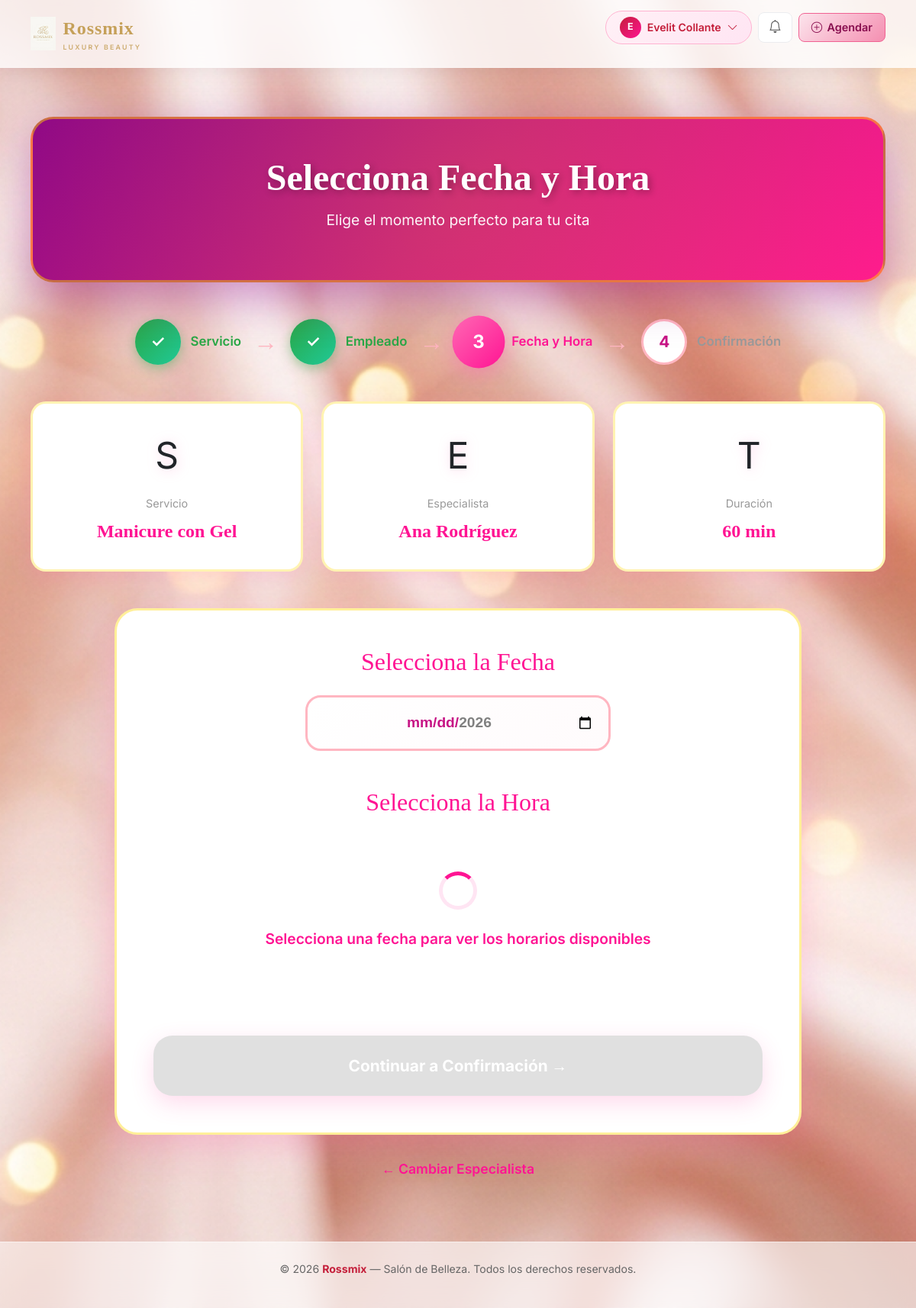
The app's page /citas/agendar/paso3/2/2 (signed in) with its own data.
### app/models/servicio.py (models this page shows, shortened)
class Servicio(db.Model):
    __tablename__ = 'servicios'
    id_servicio = db.Column(db.Integer, primary_key=True)
    nombre_servicio = db.Column(db.String(100), nullable=False)
    descripcion = db.Column(db.Text)
    precio_total = db.Column(db.Numeric(10, 2), nullable=False)
    duracion_minutos = db.Column(db.Integer, nullable=False)
    activo = db.Column(db.Boolean, default=True)
    citas = db.relationship('Cita', backref='servicio', lazy=True)
    empleados = db.relationship('Empleado', secondary='empleado_servicios', backref='servicios')

### app/models/empleado.py (models this page shows, shortened)
class Empleado(db.Model):
    __tablename__ = 'empleados'
    id_empleado = db.Column(db.Integer, primary_key=True)
    nombre = db.Column(db.String(100), nullable=False)
    especialidad = db.Column(db.String(100))
    activo = db.Column(db.Boolean, default=True)
    fecha_registro = db.Column(db.DateTime, default=datetime.utcnow)
    horarios = db.relationship('HorarioEmpleado', backref='empleado', lazy=True, cascade='all, delete-orphan')
    citas = db.relationship('Cita', backref='empleado', lazy=True)

### app/views/citas.py (the view)
@citas_bp.route('/citas/agendar/paso3/<int:id_servicio>/<int:id_empleado>')
def agendar_paso3(id_servicio, id_empleado):
    if 'usuario_id' not in session:
        flash('Debes iniciar sesión para agendar una cita', 'error')
        return redirect(url_for('auth.login'))
    servicio = Servicio.query.get_or_404(id_servicio)
    empleado = Empleado.query.get_or_404(id_empleado) if id_empleado > 0 else None
    hoy = datetime.now().strftime('%Y-%m-%d')
    max_fecha = (datetime.now() + timedelta(days=90)).strftime('%Y-%m-%d')
    form = SeleccionarHorarioForm(
        id_servicio=servicio.id_servicio,
        id_empleado=empleado.id_empleado if empleado else 0
    )
    return render_template('citas/paso3_fecha_hora.html',
                           servicio=servicio,
                           empleado=empleado,
                           hoy=hoy,
                           max_fecha=max_fecha,
                           form=form)

### app/forms/citas.py
class SeleccionarHorarioForm(FlaskForm):
    id_servicio = HiddenField(validators=[DataRequired()])
    id_empleado = HiddenField(validators=[DataRequired()])
    fecha = HiddenField(validators=[DataRequired()], render_kw={'id': 'fecha-hidden'})
    hora = HiddenField(validators=[DataRequired()], render_kw={'id': 'hora-hidden'})
    submit = SubmitField('Continuar a Confirmación →')

### app/utils/helpers.py (called while the page is built, shortened)
def inject_notificaciones():
    if 'usuario_id' in session:
        try:
            notifs = Notificacion.query.filter_by(
                id_usuario=session['usuario_id']).order_by(
                Notificacion.fecha.desc()).limit(6).all()
            unread = Notificacion.query.filter_by(
                id_usuario=session['usuario_id'], leido=False).count()
            pagos_por_confirmar = 0
            return dict(
                notificaciones=notifs,
                notificaciones_unread=unread,
                pagos_por_confirmar=pagos_por_confirmar,
            )
        except Exception:
            return dict(notificaciones=[], notificaciones_unread=0, pagos_por_confirmar=0)
    return dict(notificaciones=[], notificaciones_unread=0, pagos_por_confirmar=0)

### app/templates/citas/paso3_fecha_hora.html (shortened to what this page needs)
{% extends 'base.html' %}
{% block content %}
<div class="citas-hero">
    <h1>Selecciona Fecha y Hora</h1>
    <p>Elige el momento perfecto para tu cita</p>
</div>
<div class="steps-indicator">
    <div class="step-item step-completed">
        <div class="step-circle">✓</div>
        <div class="step-label">Servicio</div>
    </div>
    <div class="step-arrow">→</div>
    <div class="step-item step-completed">
        <div class="step-circle">✓</div>
        <div class="step-label">Empleado</div>
    </div>
    <div class="step-arrow">→</div>
    <div class="step-item step-active">
        <div class="step-circle">3</div>
        <div class="step-label">Fecha y Hora</div>
    </div>
    <div class="step-arrow">→</div>
    <div class="step-item step-inactive">
        <div class="step-circle">4</div>
        <div class="step-label">Confirmación</div>
    </div>
</div>
<div class="selection-summary">
    <div class="summary-card">
        <div class="summary-icon">S</div>
        <div class="summary-label">Servicio</div>
        <div class="summary-value">{{ servicio.nombre_servicio }}</div>
    </div>
    <div class="summary-card">
        <div class="summary-icon">E</div>
        <div class="summary-label">Especialista</div>
        <div class="summary-value">{{ empleado.nombre if empleado else 'Asignación Automática' }}</div>
    </div>
    <div class="summary-card">
        <div class="summary-icon">T</div>
        <div class="summary-label">Duración</div>
        <div class="summary-value">{{ servicio.duracion_minutos }} min</div>
    </div>
</div>
<div class="datetime-container">
    <div class="date-selector">
        <h3>Selecciona la Fecha</h3>
        <div class="date-input-wrapper">
            <input type="date"
                   id="fecha-cita"
                   min="{{ hoy }}"
                   max="{{ max_fecha }}"
                   required>
        </div>
    </div>
    <div class="time-selector">
        <h3>Selecciona la Hora</h3>
        <div id="horarios-container">
            <div class="loading">
                <div class="loading-spinner"></div>
                <p>Selecciona una fecha para ver los horarios disponibles</p>
            </div>
        </div>
    </div>
    <form method="POST" action="{{ url_for('agendar_paso4') }}" id="form-fecha-hora">
        {{ form.submit(class_='btn-continue', id='btn-continuar', disabled=True) }}
    </form>
</div>
<div class="back-link">
    <a href="{{ url_for('agendar_paso2', id_servicio=servicio.id_servicio) }}">← Cambiar Especialista</a>
</div>
{% endblock %}

### app/templates/citas/paso3_fecha_hora.html (style rules this page uses)
.citas-hero { background: linear-gradient(135deg, #8b008b 0%, #c71585 50%, #ff1493 100%); border-radius: 30px; padding: 3rem 2rem; text-align: center; margin: 2rem 0 3rem 0; box-shadow: 0 20px 60px rgba(139, 0, 139, 0.4); border: 3px solid rgba(255, 215, 0, 0.5); color: white; position: relative; overflow: hidden; }
.citas-hero::before { content: ''; position: absolute; top: -50%; right: -50%; width: 200%; height: 200%; background: radial-gradient(circle, rgba(255, 215, 0, 0.15) 0%, transparent 70%); animation: pulse 4s ease-in-out infinite; }
.citas-hero h1 { font-size: 3rem; font-family: 'Playfair Display', serif; font-weight: 700; margin-bottom: 0.8rem; text-shadow: 3px 3px 10px rgba(0, 0, 0, 0.3); position: relative; z-index: 1; }
.citas-hero p { font-size: 1.2rem; opacity: 0.95; position: relative; z-index: 1; }
.steps-indicator { display: flex; justify-content: center; align-items: center; gap: 1rem; margin: 2rem 0 3rem 0; flex-wrap: wrap; }
.step-item { display: flex; align-items: center; gap: 0.8rem; }
.step-circle { width: 60px; height: 60px; border-radius: 50%; display: flex; align-items: center; justify-content: center; font-weight: 700; font-size: 1.3rem; transition: all 0.3s; }
.step-completed .step-circle { background: linear-gradient(135deg, #28a745, #20c997); color: white; box-shadow: 0 5px 15px rgba(40, 167, 69, 0.4); }
.step-active .step-circle { background: linear-gradient(135deg, #ff69b4, #ff1493); color: white; box-shadow: 0 8px 25px rgba(255, 105, 180, 0.5); transform: scale(1.15); animation: bounce 0.6s ease; }
.step-inactive .step-circle { background: white; color: #c71585; border: 3px solid #ffb6c1; }
.step-label { font-weight: 600; font-size: 1.05rem; }
.step-active .step-label { color: #ff1493; }
.step-completed .step-label { color: #28a745; }
.step-inactive .step-label { color: #999; }
.step-arrow { color: #ffb6c1; font-size: 2rem; }
.selection-summary { display: grid; grid-template-columns: repeat(auto-fit, minmax(250px, 1fr)); gap: 1.5rem; margin: 2rem 0 3rem 0; }
.summary-card { background: white; border-radius: 20px; padding: 2rem; box-shadow: 0 10px 30px rgba(255, 105, 180, 0.2); border: 3px solid rgba(255, 215, 0, 0.3); text-align: center; transition: all 0.3s; }
.summary-icon { font-size: 3rem; margin-bottom: 1rem; filter: drop-shadow(2px 2px 8px rgba(255, 105, 180, 0.3)); }
.summary-label { color: #999; font-size: 0.9rem; margin-bottom: 0.5rem; }
.summary-value { color: #ff1493; font-size: 1.5rem; font-weight: 700; font-family: 'Playfair Display', serif; }
.datetime-container { background: white; border-radius: 30px; padding: 3rem; box-shadow: 0 15px 50px rgba(255, 105, 180, 0.3); border: 3px solid rgba(255, 215, 0, 0.4); max-width: 900px; margin: 2rem auto; }
.date-selector { margin-bottom: 3rem; }
.date-selector h3 { font-size: 2rem; color: #ff1493; margin-bottom: 1.5rem; font-family: 'Playfair Display', serif; text-align: center; }
.date-input-wrapper { max-width: 400px; margin: 0 auto; }
.date-selector input { width: 100%; padding: 1.2rem; border: 3px solid #ffb6c1; border-radius: 20px; font-size: 1.2rem; font-family: 'Poppins', sans-serif; text-align: center; font-weight: 600; color: #c71585; transition: all 0.3s; background: linear-gradient(135deg, #ffffff, #fffbfc); }
.time-selector { margin-top: 3rem; }
.time-selector h3 { font-size: 2rem; color: #ff1493; margin-bottom: 1.5rem; font-family: 'Playfair Display', serif; text-align: center; }
.loading { text-align: center; padding: 3rem; color: #ff1493; font-size: 1.2rem; font-weight: 600; }
.loading-spinner { display: inline-block; width: 50px; height: 50px; border: 5px solid #ffe5f3; border-top-color: #ff1493; border-radius: 50%; animation: spin 1s linear infinite; margin-bottom: 1rem; }
.btn-continue { width: 100%; padding: 1.5rem; background: linear-gradient(135deg, #ff69b4, #ff1493); color: white; border: none; border-radius: 25px; font-weight: 700; font-size: 1.3rem; cursor: pointer; transition: all 0.4s; margin-top: 3rem; box-shadow: 0 10px 30px rgba(255, 105, 180, 0.4); }
.btn-continue:disabled { background: #ccc; cursor: not-allowed; opacity: 0.6; }
.back-link { text-align: center; margin: 2rem 0; }
.back-link a { color: #ff1493; text-decoration: none; font-weight: 600; font-size: 1.1rem; border-bottom: 2px solid transparent; transition: all 0.3s; display: inline-flex; align-items: center; gap: 0.5rem; }

### records on screen
Servicio: nombre_servicio "Manicure con Gel", duracion_minutos "60"
Empleado: nombre "Ana Rodríguez"

### other values on screen
{{ session.nombre[0]|upper }} "E"
{{ session.nombre|title }} "Evelit Collante"
